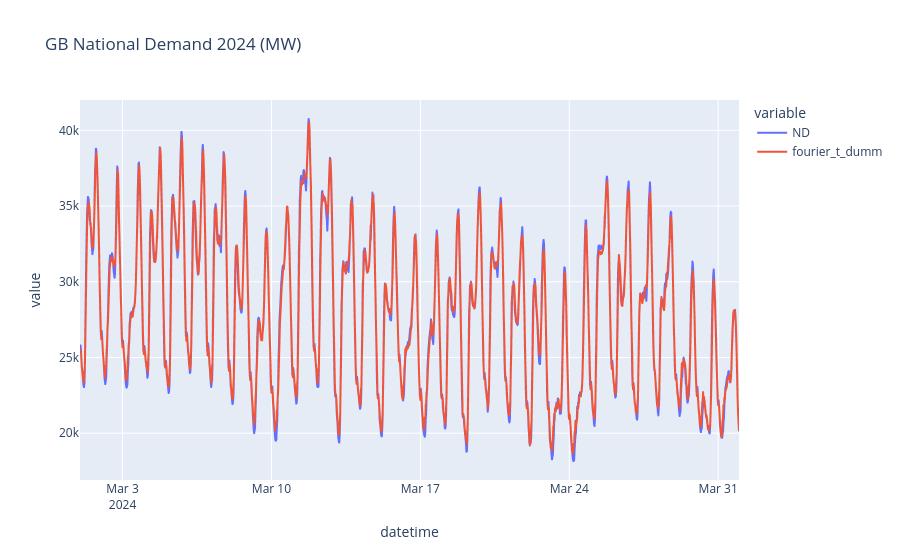
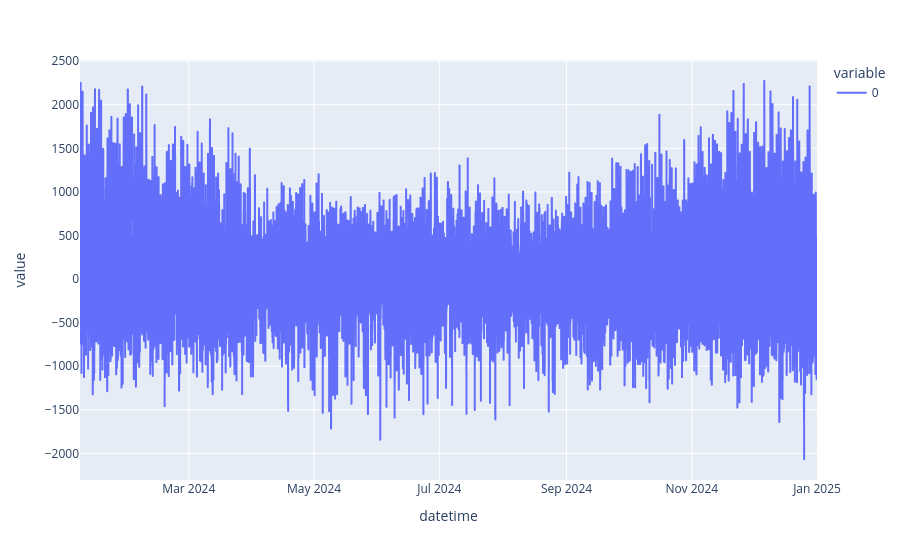

Write notebook code for charts like these, in order.
### Code cell
# plot these first to better see performance
y_comb_full = pd.concat([y_pred_full, y_fore_full])
df['fourier_t_dumm'] = y_comb_full

march3_df = df[df['month']==3]
#fig3 = px.line(march3_df, y=['ND', 'ND_lagged','fourier','fourier_full'], title='GB National Demand 2024 (MW)')
fig5 = px.line(march3_df, y=['ND','fourier_t_dumm'], title='GB National Demand 2024 (MW)')
fig5.show()

#dec_df = df[df['month']==12]
#fig3 = px.line(march3_df, y=['ND', 'ND_lagged','fourier','fourier_full'], title='GB National Demand 2024 (MW)')
#fig6 = px.line(dec_df, y=['ND','fourier_full'], title='GB National Demand 2024 (MW)')
#fig6.show()

y_resid = df['ND'] - y_comb_full
y_resid_march = y_resid[y_resid.index.month==3]
#fig_resid = px.line(y_resid_march)
fig_resid = px.line(y_resid)
fig_resid.show()

### Figure 1 — Plotly figure (JSON) as saved in the notebook; plotly's stock layout.template omitted (floating-point values rounded to 4 significant figures; data arrays with more than 128 entries replaced by an {"elided": "..."} marker saying what was removed)
{"data": [{"hovertemplate": "variable=ND<br>datetime=%{x}<br>value=%{y}<extra></extra>", "legendgroup": "ND", "line": {"color": "#636efa", "dash": "solid"}, "marker": {"symbol": "circle"}, "mode": "lines", "name": "ND", "showlegend": true, "type": "scattergl", "x": {"elided": "1488 str values"}, "xaxis": "x", "y": {"elided": "1488 float values"}, "yaxis": "y"}, {"hovertemplate": "variable=fourier_t_dumm<br>datetime=%{x}<br>value=%{y}<extra></extra>", "legendgroup": "fourier_t_dumm", "line": {"color": "#EF553B", "dash": "solid"}, "marker": {"symbol": "circle"}, "mode": "lines", "name": "fourier_t_dumm", "showlegend": true, "type": "scattergl", "x": {"elided": "1488 str values"}, "xaxis": "x", "y": {"elided": "1488 float values"}, "yaxis": "y"}], "layout": {"legend": {"title": {"text": "variable"}, "tracegroupgap": 0}, "title": {"text": "GB National Demand 2024 (MW)"}, "xaxis": {"anchor": "y", "domain": [0.0, 1.0], "title": {"text": "datetime"}}, "yaxis": {"anchor": "x", "domain": [0.0, 1.0], "title": {"text": "value"}}}}

### Figure 2 — Plotly figure (JSON) as saved in the notebook; plotly's stock layout.template omitted (floating-point values rounded to 4 significant figures; data arrays with more than 128 entries replaced by an {"elided": "..."} marker saying what was removed)
{"data": [{"hovertemplate": "variable=0<br>datetime=%{x}<br>value=%{y}<extra></extra>", "legendgroup": "0", "line": {"color": "#636efa", "dash": "solid"}, "marker": {"symbol": "circle"}, "mode": "lines", "name": "0", "showlegend": true, "type": "scattergl", "x": {"elided": "17232 str values"}, "xaxis": "x", "y": {"elided": "17232 float values"}, "yaxis": "y"}], "layout": {"legend": {"title": {"text": "variable"}, "tracegroupgap": 0}, "margin": {"t": 60}, "xaxis": {"anchor": "y", "domain": [0.0, 1.0], "title": {"text": "datetime"}}, "yaxis": {"anchor": "x", "domain": [0.0, 1.0], "title": {"text": "value"}}}}
